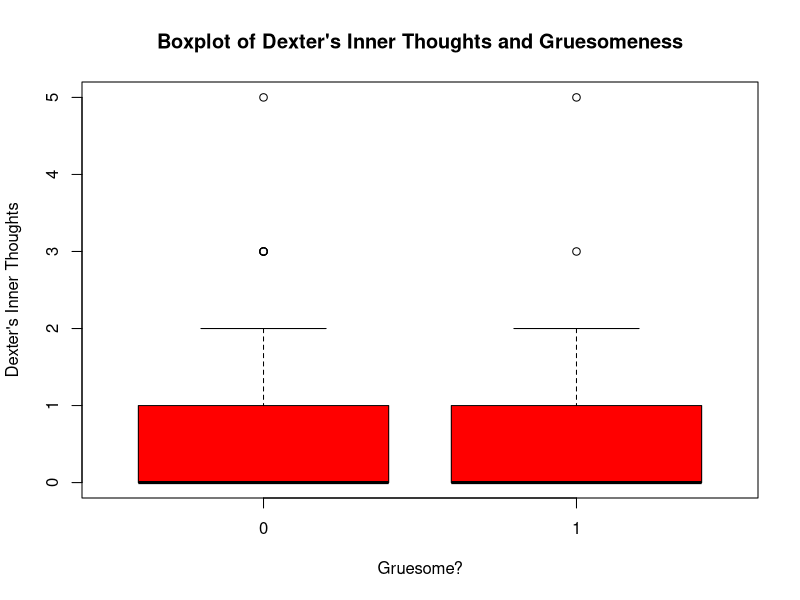
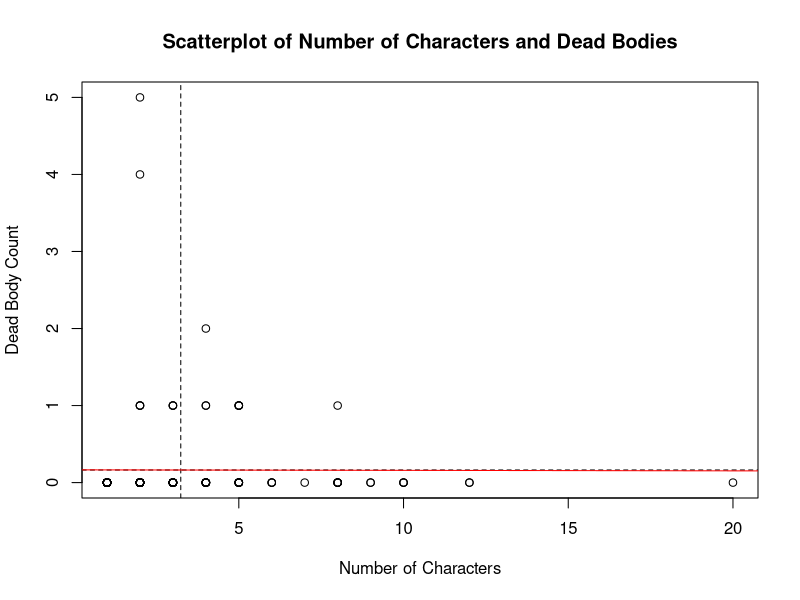
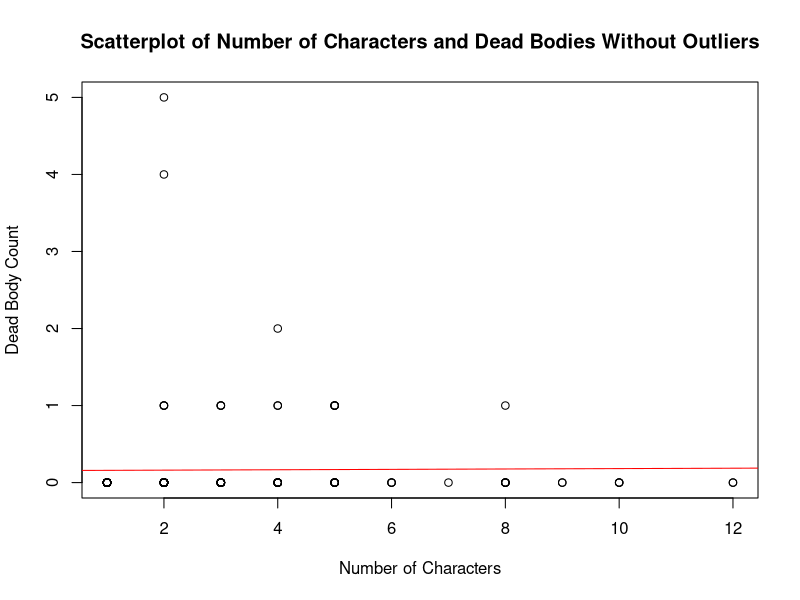
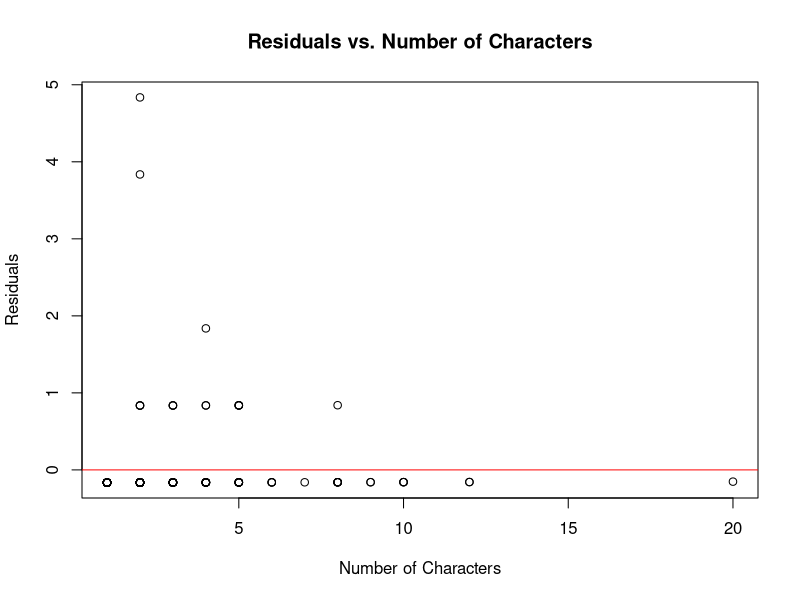
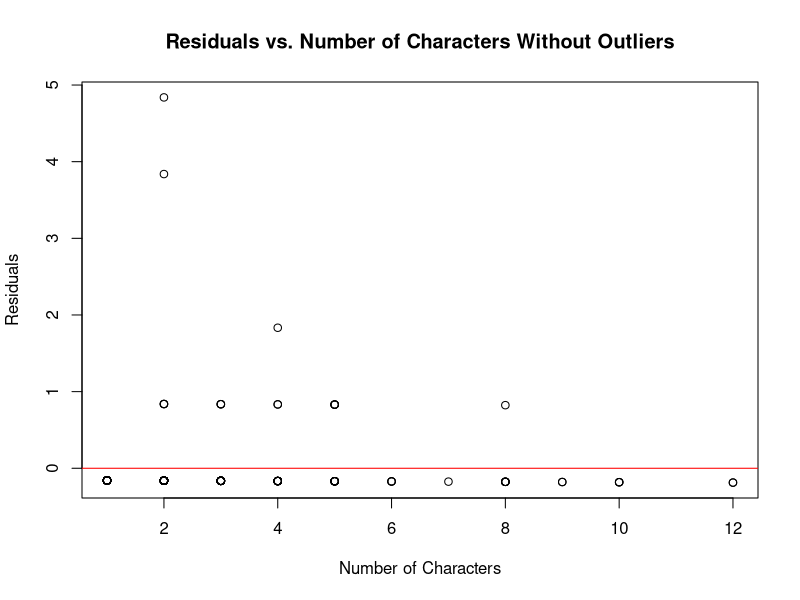

Write the R code that produced these figures, in order.
# Set Working Directory
setwd("H:/sta215")

# Load "haven" package
library("haven")

# Load "dplyr" package for data without outliers
library(dplyr)

#Load raw_data 
raw_data<-read.csv("raw_data.csv")

#Table 1: Descriptive Statistics

#Quantitative Variable 1
mean(raw_data$dexter_inner_thoughts)
sd(raw_data$dexter_inner_thoughts)
summary(raw_data$dexter_inner_thoughts)

#Quantitative variable 2
mean(raw_data$dead_body_count)
sd(raw_data$dead_body_count)
summary(raw_data$dead_body_count)

#Quantitative variable 3
mean(raw_data$detectives_at_scence)
sd(raw_data$detectives_at_scence)
summary(raw_data$detectives_at_scence)

#Qualitative Variable 1
table(raw_data$lighting)
summary(raw_data$lighting)

#Qualitative Variable 2
table(raw_data$tension)
summary(raw_data$tension)

#Qualitative Variable 3
table(raw_data$gruesomeness)
summary(raw_data$gruesomeness)

#Table 2: Contingency Table
table(raw_data$tension,raw_data$lighting)
chisq.test(raw_data$tension,raw_data$lighting)
#chi-squared test returns a warning message because there are cells in the table that are less than 5 

#Figure 1: Box Plot
model <- lm(dexter_inner_thoughts ~ gruesomeness, data = raw_data)
summary(model)
aov_result <- aov(dexter_inner_thoughts ~ gruesomeness, data = raw_data)
summary(aov_result)
boxplot(dexter_inner_thoughts ~ gruesomeness, data = raw_data, xlab = "Gruesome?", ylab = "Dexter's Inner Thoughts", main = "Boxplot of Dexter's Inner Thoughts and Gruesomeness", col = "red") 

#Figure 2: Scatter Plot
plot(dead_body_count ~ number_characters, data = raw_data, xlab = "Number of Characters", ylab = "Dead Body Count", main = "Scatterplot of Number of Characters and Dead Bodies")

# Add x line and y line for means
meany <- mean(raw_data$dead_body_count)
meanx <- mean(raw_data$number_characters)

abline(v = meanx, lty=2, col = "black")
abline(h = meany,lty=2, col = "black")

# Add the linear regression line to the scatter plot
linear_relationship <- lm(dead_body_count ~ number_characters, data = raw_data)
summary(linear_relationship)

abline(linear_relationship, col = "red")

#Remove outliers for the number of characters
#Done to see if the presence of outliers affect the result
dataset_withoutoutlier <- raw_data %>%
  filter(raw_data$number_characters < 15)

#New plot without outliers
plot(dead_body_count ~ number_characters, data = dataset_withoutoutlier, xlab = "Number of Characters", ylab = "Dead Body Count", main = "Scatterplot of Number of Characters and Dead Bodies Without Outliers")

#Add linear regression line to new plot
linear_regression <- lm(dead_body_count ~ number_characters, data = dataset_withoutoutlier)
summary(linear_regression)

abline(linear_regression, col = "red")


#Figure 3: Residual Plot
# Plot the residuals
plot(raw_data$number_characters, residuals(linear_relationship), main = "Residuals vs. Number of Characters", xlab = "Number of Characters", ylab = "Residuals")

# Add a horizontal line at zero to indicate the baseline
abline(h = 0, col = "red")

#plot the residuals for data without outliers
plot(dataset_withoutoutlier$number_characters, residuals(linear_regression), main = "Residuals vs. Number of Characters Without Outliers", xlab = "Number of Characters", ylab = "Residuals")

#Add a horizontal line at zero to indicate the baseline for new plot
abline(h = 0, col = "red")
